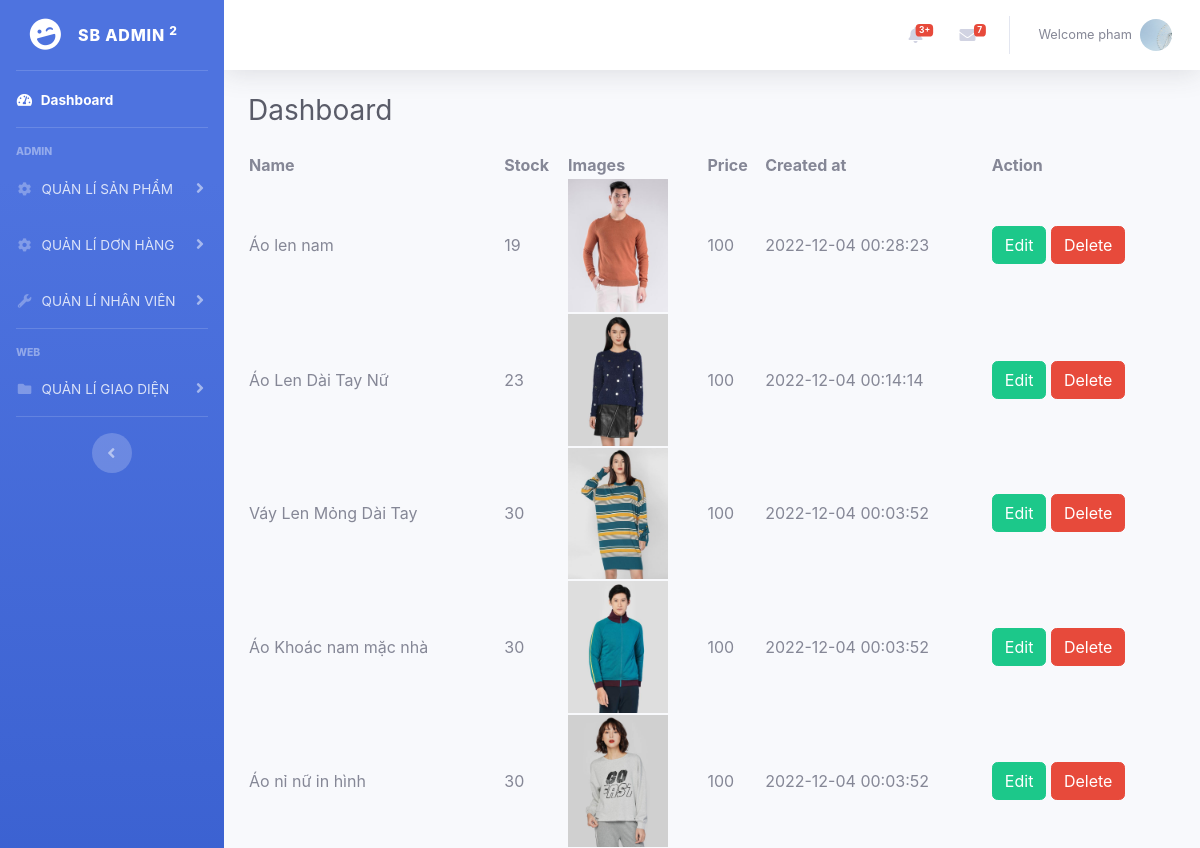
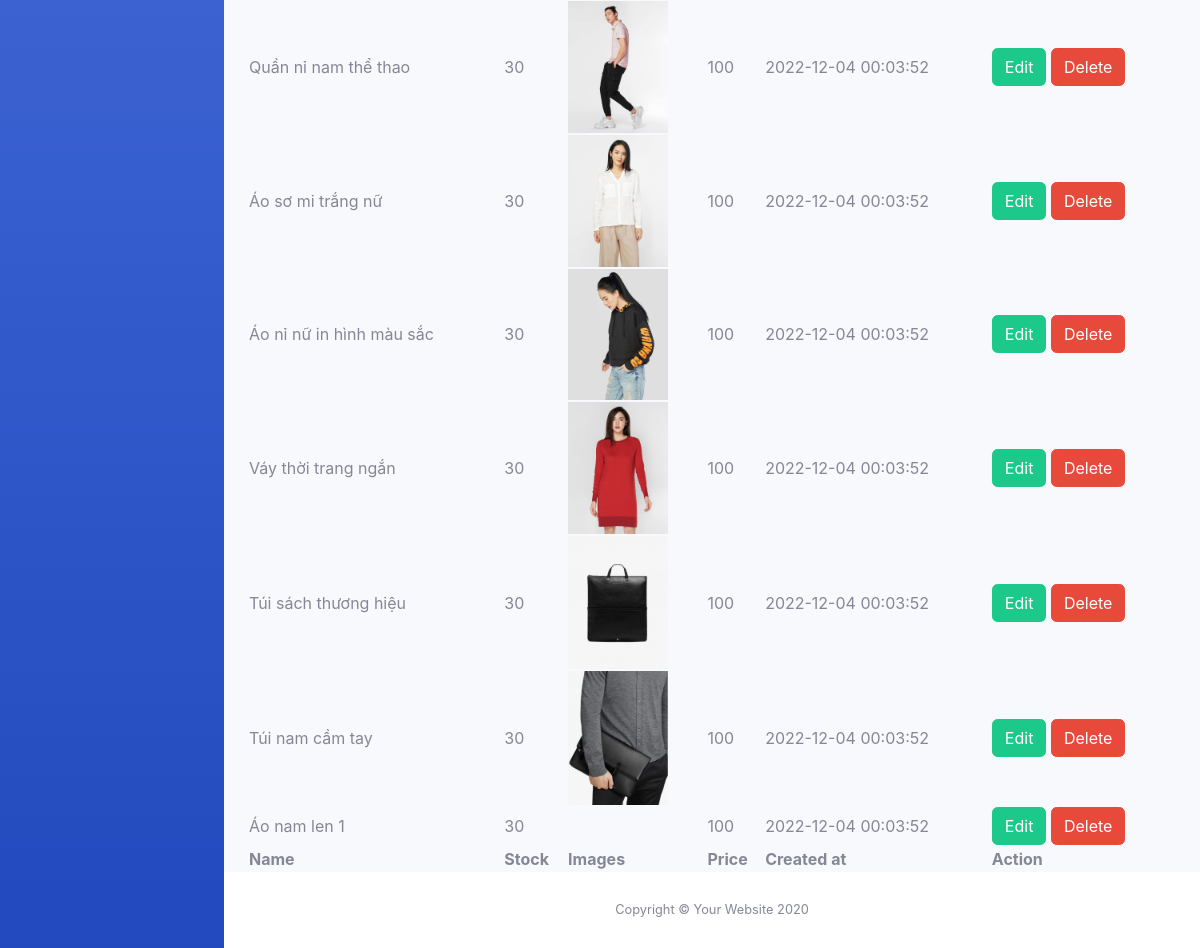
The app's page /resource/view/pages/main/manage-inventory.php (signed in) with its own data (2 pictures, top to bottom).
### tables this page shows
CREATE TABLE `users` (
  `id` int(11) NOT NULL,
  `images` varchar(255) NOT NULL,
  `lastname` varchar(255) NOT NULL,
  `firstname` varchar(255) NOT NULL,
  `email` varchar(255) NOT NULL,
  `password` varchar(255) NOT NULL,
  `created_at` datetime DEFAULT NULL,
  `active` tinyint(4) NOT NULL,
  `is_active` tinyint(4) NOT NULL,
  `status` int(11) NOT NULL,
  `role_id` int(11) NOT NULL,
  `phone` int(11) DEFAULT NULL,
  `address` varchar(255) NOT NULL
);

CREATE TABLE `inventory` (
  `id` int(11) NOT NULL,
  `name` varchar(255) NOT NULL,
  `stock` int(11) NOT NULL,
  `images` varchar(255) NOT NULL,
  `created_at` datetime DEFAULT NULL ON UPDATE current_timestamp(),
  `product_id` int(11) NOT NULL,
  `price` int(11) DEFAULT NULL
);

### function/function.php (called while the page is built, shortened)
<?php
function productInventory($sub_mark = "----")
{
  include '../../../../database/database.php';
  $sql = "SELECT * FROM products";
  $result = $conn->query($sql);
}

### resource/view/pages/main/manage-inventory.php (the view, shortened to what this page needs)
<?php
include '../../../../database/database.php';
include '../../../../function/function.php';
$sql = "SELECT * FROM inventory";
$result = $conn->query($sql);
?>
<!DOCTYPE html>
<html lang="en">
<head>
    <link rel="stylesheet" href="https://cdnjs.cloudflare.com/ajax/libs/font-awesome/5.15.1/css/all.min.css" />
    <link href="../../../../public/backend/assets/css/sb-admin-2.min.css" rel="stylesheet">
    <link rel="stylesheet" href="https://cdn.datatables.net/1.11.3/css/jquery.dataTables.min.css">
    <link rel="stylesheet" href="https://cdn.datatables.net/buttons/2.1.0/css/buttons.dataTables.min.css">
</head>
<body id="page-top">
    <div id="wrapper">
        <?php include '../../partial/sideBar.php'; ?>
        <div id="content-wrapper" class="d-flex flex-column">
            <div id="content">
                <?php include '../../partial/topBar.php'; ?>
                <div class="container-fluid">
                    <div class="d-sm-flex align-items-center justify-content-between mb-4">
                        <h1 class="h3 mb-0 text-gray-800">Dashboard</h1>
                    </div>
                                                <?php
                                                echo productInventory();
                                                ?>
                    <table id="example" class="display nowrap" style="width:100%">
                        <thead>
                            <tr>
                                <th>Name</th>
                                <th>Stock</th>
                                <th>Images</th>
                                <th>Price</th>
                                <th>Created at</th>
                                <th>Action</th>
                            </tr>
                        </thead>
                        <tbody>
                            <?php
                            if ($result->num_rows > 0) {
                                while ($row = $result->fetch_assoc()) {
                            ?>
                                    <tr>
                                        <td><?php echo $row['name']; ?></td>
                                        <td><?php echo $row['stock']; ?></td>
                                        <td class="imgProductBtn text-left"><img src="<?php if ($row['images']) {
                                                                                            echo $row['images'];
                                                                                        } else {
                                                                                            echo '../../../../public/backend/assets/images/defaultImages.png';
                                                                                        } ?>" width="100" alt="">
                                        <td><?php echo $row['price']; ?></td>
                                        <td><?php echo $row['created_at']; ?></td>
                                        <td>
                                            <button type="button" data-toggle="modal" class="btn btn-success editInventoryBtn" data-target="#editInventory">Edit</button>
                                            <button type="button" data-toggle="modal" class="btn btn-danger deleteInventoryBtn" data-target="#deleteInventory">Delete</button>
                                        </td>
                                    </tr>
                            <?php
                                }
                            } else {
                                echo "0 results";
                            }
                            ?>
                        </tbody>
                        <tfoot>
                            <tr>
                                <th>Name</th>
                                <th>Stock</th>
                                <th>Images</th>
                                <th>Price</th>
                                <th>Created at</th>
                                <th>Action</th>
                            </tr>
                        </tfoot>
                    </table>
                </div>
            </div>
            <?php include '../../partial/footer.php'; ?>
        </div>
</body>
</html>

### resource/view/partial/topBar.php (shortened to what this page needs)
<nav class="navbar navbar-expand navbar-light bg-white topbar mb-4 static-top shadow">
<ul class="navbar-nav ml-auto">
    <li class="nav-item dropdown no-arrow mx-1">
        <a class="nav-link dropdown-toggle" href="#" id="alertsDropdown" role="button"
            data-toggle="dropdown" aria-haspopup="true" aria-expanded="false">
            <span class="badge badge-danger badge-counter">3+</span>
        </a>
    </li>
    <li class="nav-item dropdown no-arrow mx-1">
        <a class="nav-link dropdown-toggle" href="#" id="messagesDropdown" role="button"
            data-toggle="dropdown" aria-haspopup="true" aria-expanded="false">
            <i class="fas fa-envelope fa-fw"></i>
            <span class="badge badge-danger badge-counter">7</span>
        </a>
    </li>
    <li class="nav-item dropdown no-arrow">
        <a class="nav-link dropdown-toggle" href="#" id="userDropdown" role="button"
            data-toggle="dropdown" aria-haspopup="true" aria-expanded="false">
            <span class="mr-2 d-none d-lg-inline text-gray-600 small"><?php
            $id = $_SESSION["user"]["id"];
            $query = mysqli_query($conn, "SELECT * FROM users WHERE id = '$id' ");
            $user = $query->fetch_assoc();
            echo "Welcome " . $user['firstname'];
            ?>
            </span>
            <img class="img-profile rounded-circle"
                src="
                <?php if ($user['images']) {
                echo $user['images'];
                } else {
                echo '../../../../public/backend/assets/images/defaultImages.png';
                }
                ?>">
        </a>
    </li>
</ul>
</nav>

### records on screen
users: firstname "pham", images (picture)
inventory: name "Áo len nam", stock "19", images (picture), price "100", created_at "2022-12-04 00:28:23"
inventory: name "Áo Len Dài Tay Nữ", stock "23", images (picture), price "100", created_at "2022-12-04 00:14:14"
inventory: name "Váy Len Mỏng Dài Tay", stock "30", images (picture), price "100", created_at "2022-12-04 00:03:52"
inventory: name "Áo Khoác nam mặc nhà", stock "30", images (picture), price "100", created_at "2022-12-04 00:03:52"
inventory: name "Áo nỉ nữ in hình", stock "30", images (picture), price "100", created_at "2022-12-04 00:03:52"
inventory: name "Quần nỉ nam thể thao", stock "30", images (picture), price "100", created_at "2022-12-04 00:03:52"
inventory: name "Áo sơ mi trắng nữ", stock "30", images (picture), price "100", created_at "2022-12-04 00:03:52"
inventory: name "Áo nỉ nữ in hình màu sắc", stock "30", images (picture), price "100", created_at "2022-12-04 00:03:52"
inventory: name "Váy thời trang ngắn", stock "30", images (picture), price "100", created_at "2022-12-04 00:03:52"
inventory: name "Túi sách thương hiệu", stock "30", images (picture), price "100", created_at "2022-12-04 00:03:52"
inventory: name "Túi nam cầm tay", stock "30", images (picture), price "100", created_at "2022-12-04 00:03:52"
inventory: name "Áo nam len 1", stock "30", price "100", created_at "2022-12-04 00:03:52"
